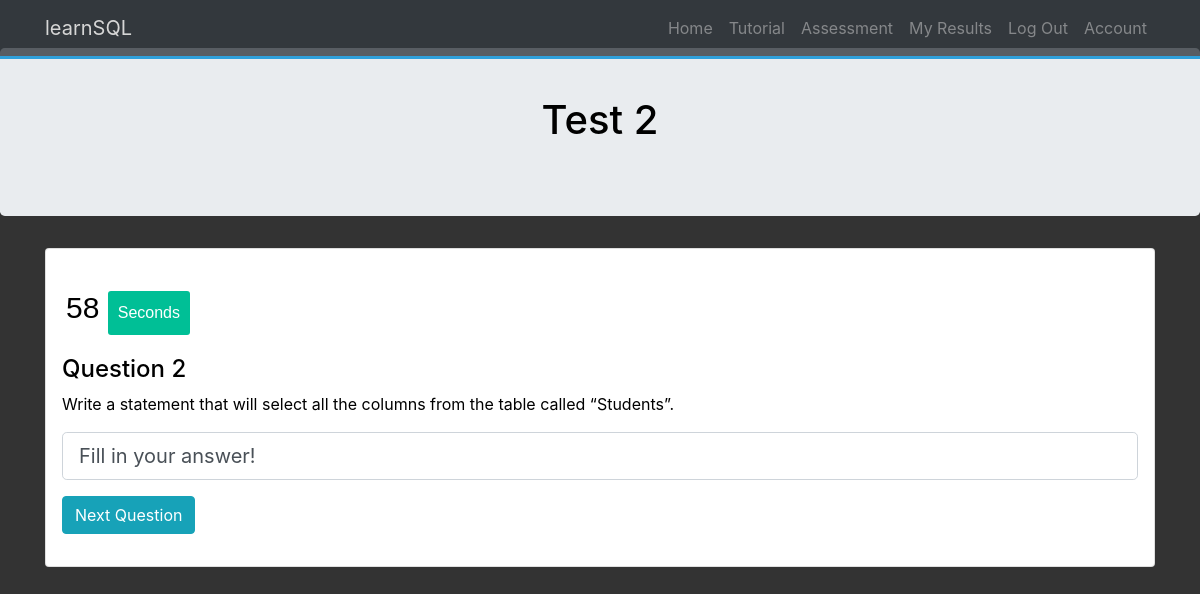
Screenshot of /test/2/2 (signed in) with the database file from the repository.
### OnlineAssessment/models.py (models this page shows, shortened)
class Test(db.Model):
    __tablename__ = 'tests'
    id = db.Column(db.Integer, primary_key=True)
    user_id = db.Column(db.Integer, db.ForeignKey('users.id'), nullable=False)
    date = db.Column(db.DateTime, nullable=False, default=datetime.utcnow)
    questions = db.relationship('Question', secondary=test_question_relation, backref=db.backref(
        'questions_tests', lazy='dynamic'))
    answers = db.relationship('Answer', backref='test_answers', lazy=True)
    finish = db.Column(db.Boolean, default=False, nullable=False)

class Question(db.Model):
    __tablename__ = 'questions'
    id = db.Column(db.Integer, primary_key=True)
    title = db.Column(db.String(140), nullable=False)
    content = db.Column(db.String(140), nullable=False)
    answers = db.relationship('Answer', backref='question', lazy=True)
    correct_answer = db.Column(db.String(140), nullable=False)

### OnlineAssessment/tests/views.py (the view, shortened to what this page needs)
@tests.route('/test/<int:test_id>/<int:question_num>', methods=['GET', 'POST'])
@login_required
def test(test_id, question_num):
    test = Test.query.get_or_404(test_id)
    questions = test.questions
    answers = Answer.query.filter_by(test_id=test_id).all()
    form = AnswerForm()
    testForm = TestForm()
    return render_template('test_question.html', test=test, questions=questions, form=form, answers=answers, question_num=question_num)

### OnlineAssessment/tests/forms.py
class AnswerForm(FlaskForm):
    question = IntegerField('Question', validators=[DataRequired()])
    content = StringField(
        'Content', validators=[DataRequired()], default='Fill in your answer!')
    submit = SubmitField('Submit')

class TestForm(FlaskForm):
    submit = SubmitField('Submit')

### OnlineAssessment/models.py (called while the page is built)
@login_manager.user_loader
def load_user(user_id):
    return User.query.get(user_id)

### OnlineAssessment/templates/test_question.html (shortened to what this page needs)
{% extends "base.html" %}
{% block content %}
<div class="jumbotron mt-5 pt-5 d-flex justify-content-center" style="color: black;">
	<h1>Test {{test.id}}</h1>
</div>
<div class="container" style="color: black;">
	<div class="card">
		<div class="card-body">
			<div id="timer">
				<span class="seconds" style="color: black;"></span>
				<div class="smalltext">Seconds</div>
			</div>
		</div>
		<form class="form-group px-3" action="{{ url_for('tests.test', test_id=test.id, question_num=question_num ) }}"
			method="POST">
			<h4 class="question_number">Question {{ question_num }}</h4>
			<p class="card-text">{{ questions[question_num-1].content }}</p>
			<div class="form-group">
				{{ form.content(class="form-control form-control-lg ") }}
			</div>
			<div class="form-group">
				{% if question_num == questions|length %}
				{{ form.submit(class="btn btn-info next-btn", value='Submit the Test') }}
				{% else %}
				{{ form.submit(class="btn btn-info next-btn", value='Next Question') }}
				{% endif %}
			</div>
		</form>
	</div>
</div>
{% endblock %}

### OnlineAssessment/static/index.css (style rules this page uses)
body { background: #333; color: #fff; }
#timer { font-family: sans-serif; color: #fff; display: inline-block; font-weight: 100; text-align: center; font-size: 30px; }
#timer > div { padding: 10px; border-radius: 3px; background: #00bf96; display: inline-block; }
.smalltext { padding-top: 5px; font-size: 16px; }

### rows the page displays
Test: id "2"
Question: content "Write a statement that will select all the columns from the table called “Students”."

### other values shown
{{ question_num }} "2"
